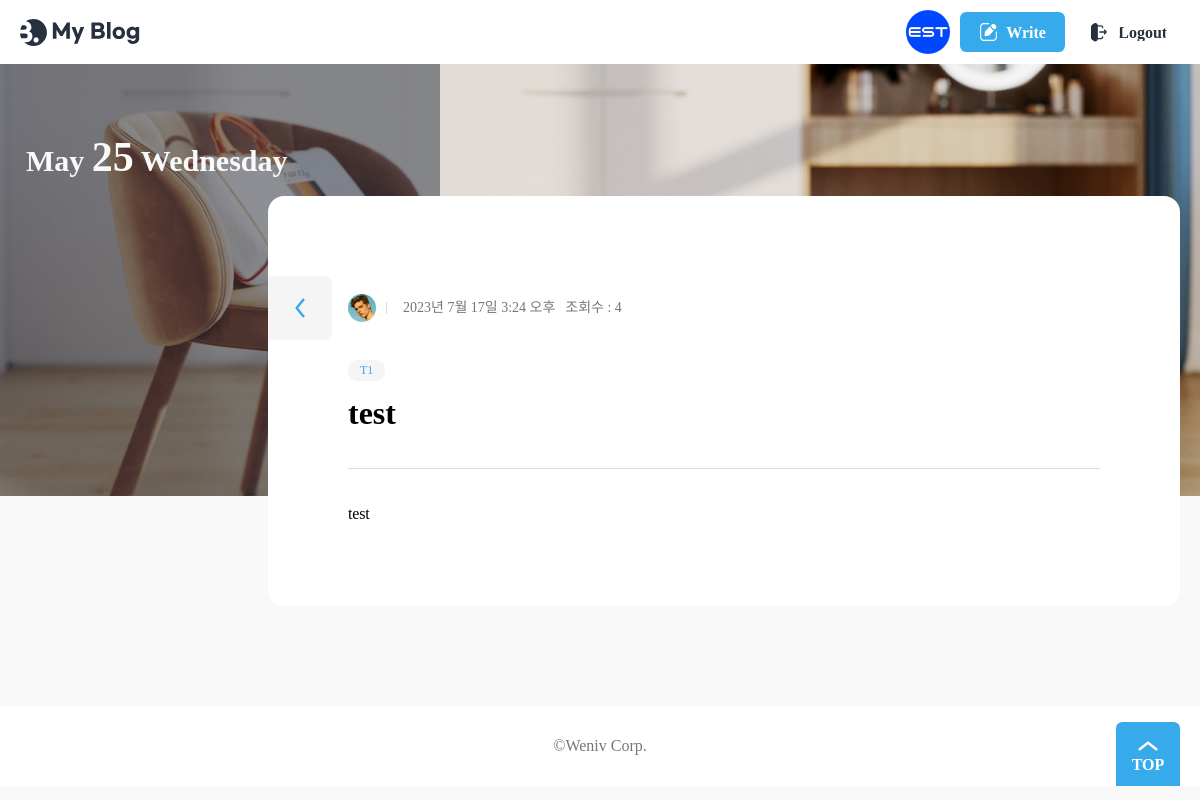
The page /blog/1/ (signed in) on the database its author committed.
### user/models.py (models this page shows)
class User(AbstractUser):
    username = None
    email = models.EmailField(unique=True, max_length=255)
    is_profile = models.BooleanField(default=False)
    is_staff = models.BooleanField(default=False)
    is_superuser = models.BooleanField(default=False)
    is_active = models.BooleanField(default=True)
    date_joined = models.DateTimeField(auto_now_add=True)
    last_login = models.DateTimeField(auto_now=True, null=True, blank=True)
    USERNAME_FIELD = 'email'
    EMAIL_FIELD = 'email'
    REQUIRED_FIELDS = []
    objects = UserManager()

class Profile(models.Model):
    user = models.OneToOneField('User', on_delete=models.CASCADE)
    name = models.CharField(max_length=50, null=True, blank=True)
    avatarUrl = models.ImageField(upload_to='user/media',null=True)
    aboutMe = models.TextField(null=True, blank=True)
    created_at = models.DateTimeField(auto_now_add=True)

### blog/models.py (models this page shows)
class Post(models.Model):
    CATEGORY_1 = "T1"
    CATEGORY_2 = "T2"
    CATEGORY_CHOICES = ((CATEGORY_1, "Test1"), (CATEGORY_2, "Test2"))
    title = models.CharField(max_length=30)
    content = models.TextField()
    writer = models.ForeignKey(User, on_delete=models.CASCADE)
    status = models.CharField(default='active', max_length=20)
    category = models.CharField(choices=CATEGORY_CHOICES, max_length=2, null=True, blank=True)
    views = models.IntegerField(default=0)
    created_at = models.DateTimeField(auto_now_add=True)
    updated_at = models.DateTimeField(auto_now=True)

### blog/views.py (the view)
# urls.py: path('<int:pk>/', Detail.as_view() , name='detail'),
class Detail(View):
    def get(self, request, pk):
        try:
            post = Post.objects.get(pk=pk)
        except:
            return render(request,'blog/error.html')
        else:
            if post.status == 'active':
                post.views = post.views + 1
                post.save()
                comments = Comment.objects.filter(post=post,status='active')
                comment_form = CommentForm()
                context = {
                    'post': post,
                    'comments': comments,
                    'comment_form': comment_form,
                }
                return render(request,'blog/post_view.html', context)
            return render(request,'blog/error.html')

### blog/templates/blog/post_view.html (shortened to what this page needs)
{% extends 'blog/base.html' %}
{% load static %}
{% block content %}
	<div class="banner" style="background-image: url({% static 'blog/images/post-background6.jpg'%})">
		<div class="max-width">
			<div class="banner-contents">
				<p class="today">May <em>25</em> Wednesday</p>
			</div>
		</div>
	</div>
	<div class="view">
		<div class="max-width">
			<section class="wrap-box">
				<div class="inner">
					<dl class="author-wrap">
						<dd class="author"><img src="{% static 'blog/images/profile.jpg' %}" alt="" /> {{ post.writer.name }}</dd>
						<dd class="created">{{ post.created_at }}</dd>
						<dd class="views">조회수 : {{ post.views }}</dd>
					</dl>
					<dl class="category">
						<dd>{{ post.category }}</dd>
					</dl>
					<div class="title-wrap">
						<h2>{{ post.title }}</h2>
					</div>
					<hr />
					<div class="view-contents">
						<p>
							{{ post.content }}
						</p>
					</div>
					<a href="{% url 'blog:list' %}" class="btn-back">
					</a>
				</div>
			</section>
		</div>
	</div>
{% endblock %}

### blog/templates/blog/base.html (shortened to what this page needs)
<!DOCTYPE html>
<html lang="ko">
    {% load static %}
    <head>
        <link rel="stylesheet" href="{% static 'blog/css/reset.css' %}" />
		<link rel="stylesheet" as="style" crossorigin href="https://cdn.jsdelivr.net/gh/orioncactus/pretendard/dist/web/static/pretendard.css" />
		<link rel="stylesheet" href="{% static 'blog/css/global.css' %}" />
		<link rel="stylesheet" href="{% static 'blog/css/header.css' %}" />
		<link rel="stylesheet" href="{% static 'blog/css/footer.css' %}" />
		<link rel="stylesheet" href="{% static 'blog/css/about.css' %}" />
		<link rel="stylesheet" href="{% static 'blog/css/button.css' %}" />
		<link rel="stylesheet" href="{% static 'blog/css/banner.css' %}" />
		<link rel="stylesheet" href="{% static 'blog/css/category.css' %}" />
		<link rel="stylesheet" href="{% static 'blog/css/author.css' %}" />
		<link rel="stylesheet" href="{% static 'blog/css/post.css' %}" />
		<link rel="stylesheet" href="{% static 'blog/css/posts.css' %}" />
		<link rel="stylesheet" href="{% static 'blog/css/main.css' %}" />
        <link rel="stylesheet" href="{% static 'blog/css/wrapbox.css' %}" />
		<link rel="stylesheet" href="{% static 'blog/css/view.css' %}" />
    </head>
    <body>
		<header>
			<div class="max-width">
				<h1>
					<a href="{% url 'home' %}">
						<img src="{% static 'blog/assets/Logo.svg' %}" alt="My Blog" />
					</a>
				</h1>
				<ul>
                    {% if request.user.is_authenticated %}
					<li class="profile-img">
						<a href="{%url 'user:profile' %}">
							<img src="{{ request.user.profile.avatarUrl.url }}" alt="My Profile" />
						</a>
					</li>
					<li>
						<a href="{% url 'blog:write' %}" class="button">
							<img src="{% static 'blog/assets/icon-modify-white.svg' %}" alt="" />
							<span>Write</span>
						</a>
					</li>
					<li>
						<button class="button white">
							<img src="{% static 'blog/assets/icon-logout.svg' %}" alt="" />
							<a href="{%url 'user:logout' %}">Logout</a>
						</button>
					</li>
                    {% endif %}
				</ul>
			</div>
		</header>
        <main class="container">
            {% block content %}
            {% endblock %}
        </main>
		<footer>
			<div class="max-width">
				<h2>©Weniv Corp.</h2>
				<button class="top-button">TOP</button>
			</div>
		</footer>
    </body>
</html>

### static/blog/css/global.css (style rules this page uses)
:root { --main-color: rgb(55, 170, 236); --main-rgb: 55, 171, 236; --outline-border: rgb(55, 160, 236); --red-color: rgb(243, 124, 75); --red-rgb: 243, 124, 75; --black-color: #28303f; --white-color: #fff; --gray-color: #767676; --border-color: #ddd; --gray-background-light: #f9f9f9; --gray-background: #f5f5f5; --gray-text: #6f6f6f; --border-radius: 0.4em; }
h1, a, div, p, section, article, input, textarea { box-sizing: border-box; }
a { text-decoration: none; color: inherit; }
html { font-size: 10px; }
body { font-size: 1.6rem; line-height: 1.4; }
input, button { font-size: inherit; font-family: inherit; }
button { cursor: pointer; }
a { border-radius: 0.8rem; overflow: hidden; }
img { vertical-align: bottom; }
body { background: var(--gray-background-light); }
.max-width { width: 1224px; max-width: calc(100% - 4rem); margin: 0 auto; }

### static/blog/css/header.css (style rules this page uses)
header { background: var(--white-color); }
header .max-width { display: flex; align-items: center; justify-content: space-between; gap: 4rem; padding: 1rem 0; }
header h1 { font-size: 3rem; }
header h1 a { display: block; padding: 0.4rem; margin-left: -0.4rem; }
header h1 a img { display: block; }
header ul { display: flex; align-items: center; gap: 1rem; }
.profile-img a { width: 4.4rem; height: 4.4rem; display: block; border-radius: 50%; }
.profile-img img { width: 100%; height: 100%; object-fit: cover; }
header .button { text-transform: none; }

### static/blog/css/footer.css (style rules this page uses)
footer { background: var(--white-color); margin-top: 10rem; }
footer .max-width { display: flex; align-items: center; justify-content: center; height: 8rem; position: relative; }
footer h2 { color: var(--gray-color); }
.top-button { position: absolute; bottom: 0; right: 0; width: 6.4rem; height: 6.4rem; padding-top: 2.2rem; border: 0; border-radius: var(--border-radius) var(--border-radius) 0 0; background: var(--main-color) url(../assets/ArrowTop.svg) no-repeat 50% 0.4rem / 4rem; color: var(--white-color); text-align: center; font-weight: bold; }

### static/blog/css/button.css (style rules this page uses)
.button { display: inline-flex; align-items: center; justify-content: center; gap: 0.8rem; height: 4rem; padding: 0.2rem 1.2em 0; border: 0; border-radius: var(--border-radius); background: var(--main-color); color: var(--white-color); text-transform: uppercase; font-weight: bold; line-height: 1; }
.button img { height: 1.2em; margin-top: -0.2rem; vertical-align: middle; }
.button.white { padding: 0.2rem 0.8em 0; background: var(--white-color); color: var(--black-color); }
.button.white img { height: 1.4em; }
.btn-back { width: 6.4rem; height: 6.4rem; border-radius: 0 var(--border-radius) var(--border-radius) 0; background: var(--gray-background) url(../assets/ArrowLeft-blue.svg) no-repeat 50% 50% / 4rem; font-size: 1.6rem; }

### static/blog/css/banner.css (style rules this page uses)
.banner { position: relative; background: url(../assets/background.jpg) no-repeat 50% 50% / cover; height: 27em; margin-bottom: -7em; }
.banner-contents { width: 28rem; padding: 7rem 0 14.5rem; text-align: center; color: var(--gray-background-light); }
.banner-contents::before { content: ""; display: block; position: absolute; top: 0; left: 0; width: calc((100% - 1224px) / 2 + 44rem); height: 100%; background: rgba(40, 48, 63, 0.5); }
.banner-contents > * { position: relative; }
.today { padding-left: 0.8em; font-size: 5rem; font-weight: bold; text-align: left; line-height: 1.1; }
.today em { display: block; font-size: 2em; margin-bottom: -0.15em; }
@media (max-width: 1280px) { .banner-contents::before { width: 44rem; } }
@media (max-width: 1260px) { .today { font-size: 3rem; padding-left: 0.2em; } }
@media (max-width: 1260px) { .today em { display: inline; font-size: 1.4em; } }

### static/blog/css/category.css (style rules this page uses)
.category { display: flex; flex-wrap: wrap; color: var(--main-color); }
.category dd { margin-right: 0.4rem; padding: 0.2rem 1.2rem; border-radius: calc(var(--border-radius) * 2); background: var(--gray-background); font-size: 1.2rem; }

### static/blog/css/author.css (style rules this page uses)
.author-wrap { display: flex; gap: 1rem; color: #767676; font-size: 1.2rem; }
.author-wrap dd { display: flex; align-items: center; gap: 0.6rem; }
.author img { width: 2em; height: 2em; border-radius: 50%; }
.created::before { content: ""; display: block; width: 1px; height: 0.8em; margin-right: 1rem; background: var(--border-color); }

### rows shown on the page
User: user.profile.avatarUrl (picture)
Post: created_at "2023년 7월 17일 3:24 오후", views "4", category "T1", title "test", content "test"
